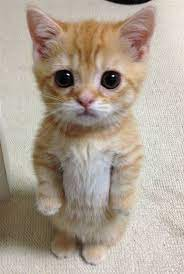
#> input picture PRACTICA1/pruebas/miguel.png, 184 x 274 px
$ python mostrarhistogramas.py
#> lines starting #> are read from the running program, lines starting #| are printed output that depends on the picture
import cv2
import matplotlib.pyplot as plt
import numpy as np

def mostrarhistogramas(original, modificada):
    nBins = 256

    # Histograma de la imagen original
    histOriginal, _ = np.histogram(original.flatten(), nBins)
    cumHistOriginal = np.cumsum(histOriginal)

    # Histograma de la imagen modificada
    histModificada, _ = np.histogram(modificada.flatten(), nBins)
    cumHistModificada = np.cumsum(histModificada)

    # Configurar la disposición de los subgráficos
    fig, axs = plt.subplots(2, 2, figsize=(12, 12))

    # Mostrar la imagen original
    axs[0, 0].imshow(original, cmap='gray')
    axs[0, 0].set_title('Imagen Original')

    # Mostrar el histograma de la imagen original
    axs[0, 1].plot(histOriginal, color='red', label='Histograma')
    axs[0, 1].set_title('Histograma Original')
    axs[0, 1].set_ylim(0, 5000)
    axs[0, 1].legend()

    # Mostrar la imagen modificada
    axs[1, 0].imshow(modificada, cmap='gray')
    axs[1, 0].set_title('Imagen Modificada')

    # Mostrar el histograma de la imagen modificada
    axs[1, 1].plot(histModificada, color='blue', label='Histograma')
    axs[1, 1].set_title('Histograma Modificado')
    axs[1, 1].set_ylim(0, 5000)
    plt.tight_layout()

    # Crear una nueva figura para los histogramas acumulados
    fig, ax = plt.subplots(figsize=(8, 4))

    # Histograma acumulado
    ax.plot(cumHistOriginal, color='red', label='Original')
    ax.plot(cumHistModificada, color='blue', label='Modificado')
    ax.set_title('Comparacion Histogramas Acumulados')
    ax.legend()
    plt.show()

if __name__ == "__main__":
    original = cv2.imread('pruebas/miguel.png', cv2.IMREAD_GRAYSCALE) / 255.0
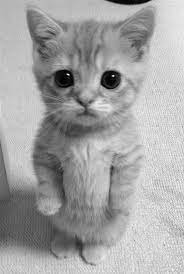
#> original: shape (274, 184) float64; min 0, max 1, mean 0.644
    modificada = cv2.imread('resultados/adjustIntensity.jpg', cv2.IMREAD_GRAYSCALE) / 255.0
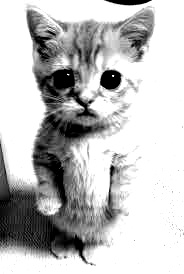
#> input picture PRACTICA1/resultados/adjustIntensity.jpg, 184 x 274 px
#> modificada: shape (274, 184) float64; min 0, max 1, mean 0.749
    mostrarhistogramas(original, modificada)
#> in mostrarhistogramas, `histOriginal, _ = np.histogram(original.flatten(), nBins)`: histOriginal = 256 values, max 803 at index 199, min 0 at index 249, mean 196.9
#> in mostrarhistogramas, `cumHistOriginal = np.cumsum(histOriginal)`: cumHistOriginal = 256 values from 34 to 50416
#> in mostrarhistogramas, `histModificada, _ = np.histogram(modificada.flatten(), nBins)`: histModificada = 256 values, max 23024 at index 255, min 48 at index 12, mean 196.9
#> in mostrarhistogramas, `cumHistModificada = np.cumsum(histModificada)`: cumHistModificada = 256 values from 1243 to 50416
#> in mostrarhistogramas, `plt.show()`:
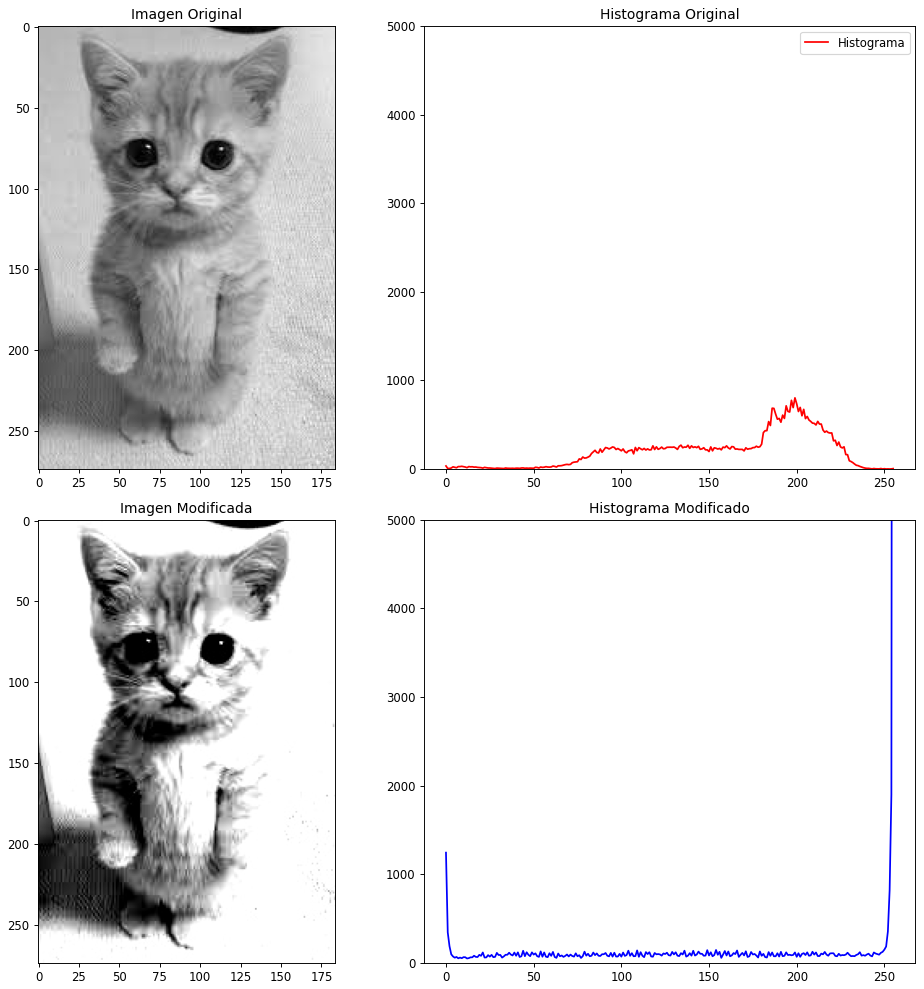
#> figure drawn by matplotlib, 4 panels; panel 2: curve peaks at x = 199, y = 803; panel 4: curve peaks at x = 255, y = 23024
#> in mostrarhistogramas, `plt.show()`:
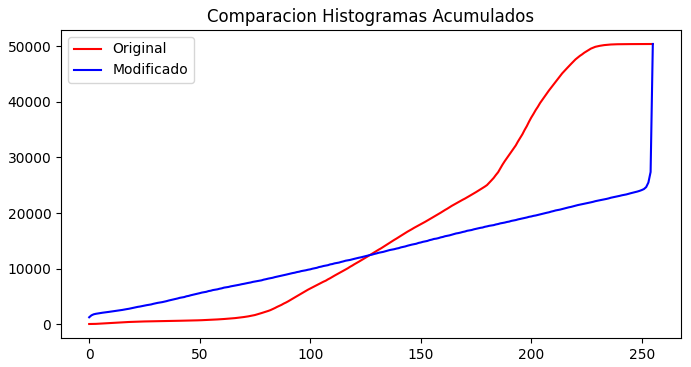
#> figure drawn by matplotlib, 1 panel; curve peaks at x = 255, y = 50416; curve peaks at x = 255, y = 50416
